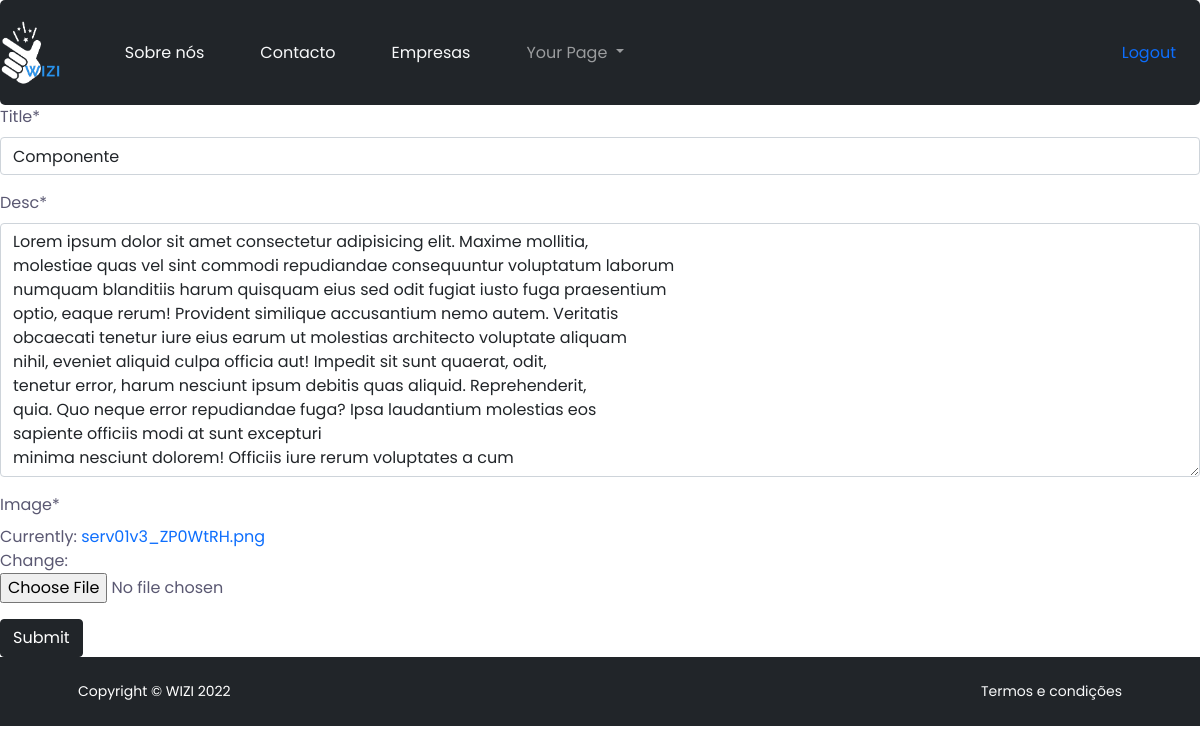
/separators/2/update/ (signed in), run on the app's committed database.
### src/models.py (models this page shows, shortened)
class Separator(models.Model):
    company = models.ForeignKey(Company, on_delete=models.CASCADE, default=None)
    title = models.CharField(max_length=100)
    desc = models.TextField(max_length=800)
    image = models.ImageField(default="default.png")

### src/views.py (the view)
# urls.py: path('separators/<pk>/update/', separator_update, name="update-separator"),
@login_required
def separator_update(request, pk):
    separator = Separator.objects.get(id=pk)
    form = SeparatorForm(instance=separator)
    if request.method == "POST":
        form = SeparatorForm(request.POST, request.FILES, instance=separator)
        if form.is_valid():
            form.save()
            return redirect("/separators/")
    context = {
        "form": form
    }
    return render (request, "separator_update.html", context)

### src/forms.py
class SeparatorForm(ModelForm):
    class Meta:
        model = Separator
        fields = [
            "title",
            "desc",
            "image",
        ]

### templates/separator_update.html (shortened to what this page needs)
{% extends 'base.html' %}
{% load crispy_forms_tags %}
{% block content %}
<form method="POST" enctype="multipart/form-data">
  {% csrf_token %} {{ form|crispy }}
  <button type="submit" class="btn btn-dark">Submit</button>
</form>
{% endblock content %}

### static/assets/css/style.css (style rules this page uses)
html { scroll-behavior: smooth; }
body { font-family: "Poppins", sans-serif; font-weight: normal; font-style: normal; color: #5A5872; }
* { margin: 0; padding: 0; box-sizing: border-box; }
i, span, a { display: inline-block; text-decoration: none; }

### data on the page
Separator: title "Componente", desc "Lorem ipsum dolor sit amet consectetur adipisicing elit. Maxime mollitia, molestiae quas vel sint commodi repudiandae consequuntur voluptatum laborum numquam blanditiis harum quisquam eius sed odit fugiat iusto fuga praesentium optio, eaque rerum! Provident similique accusantium nemo autem. Veritatis obcaecati tenetur iure eius earum ut molestias architecto voluptate aliquam nihil, eveniet aliquid culpa officia aut! Impedit sit sunt quaerat, odit, tenetur error, harum nesciunt ipsum debitis quas aliquid. Reprehenderit, quia. Quo neque error repudiandae fuga? Ipsa laudantium molestias eos sapiente officiis modi at sunt excepturi minima nesciunt dolorem! Officiis iure rerum voluptates a cum"
